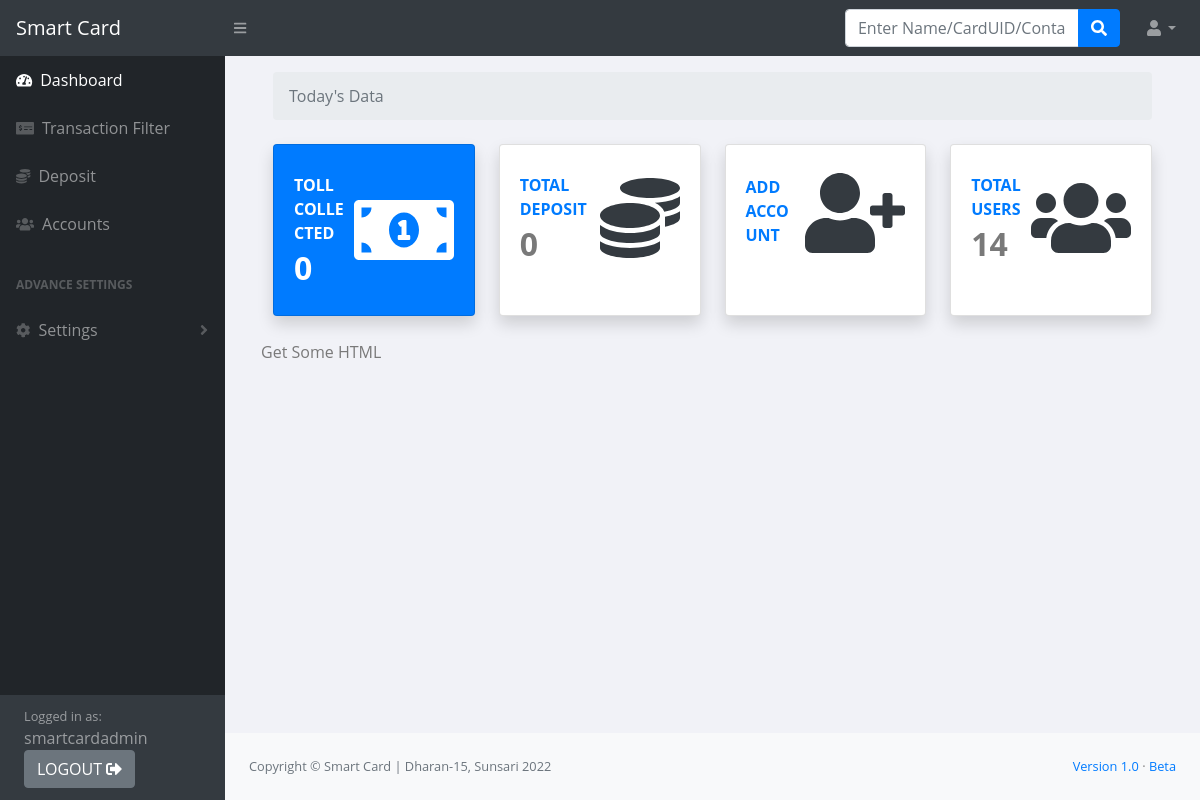
The app's page / (signed in) with its own data.
### account/models.py (models this page shows)
class Settings(models.Model):
    organization_name = models.CharField(max_length=200)
    organization_address = models.CharField(max_length=200)
    toll_amount = models.DecimalField(max_digits=10,decimal_places=2,default=0)

### account/views.py (the view)
# urls.py: path('',views.index,name='index'),
@login_required(login_url='account:admin-login')
def index(request):
    print("TODAY DATE".format(str(date.today())))
    print(date.today())
    '''todays data'''
    total_debit_transaction_today = Transaction.objects.filter(type='toll-debit',date = date.today()).aggregate(Sum('amount'))['amount__sum']
    total_deposit_transaction_today = Transaction.objects.filter(type='deposit',date = date.today()).aggregate(Sum('amount'))['amount__sum']
    total_users = Account.objects.all().count()
    print(total_debit_transaction_today)
    context = {
        'index_page':True,
        'total_debit_today':total_debit_transaction_today,
        'total_deposit_today':total_deposit_transaction_today,
        'total_users':total_users,
    }
    return render(request,'dashboard/home.html',context)

### account/context_processors.py (called while the page is built)
def get_context(request):
    settings_object,created = Settings.objects.get_or_create(id=1,defaults={'organization_name':'SMART CARD NEPAL','organization_address':'Dharan,Sunsari','toll_amount':100})
    context = {
        'settings':settings_object
    }
    return context

### account/templates/dashboard/home.html (shortened to what this page needs)
{% extends 'base.html' %}
{%block content%}
<div class="container-fluid px-4">
    <ol class="breadcrumb mb-4">
        <li class="breadcrumb-item active">Today's Data</li>
    </ol>
    <div class="row">
        <div class="col-xl-3 col-md-6 mb-4">
            <div class="card border-left-primary shadow h-100 py-2 bg-primary">
                <div class="card-body">
                    <div class="row no-gutters align-items-center">
                        <div class="col mr-2">
                            <div class="text-lg font-weight-bold text-white text-uppercase mb-1">
                                TOLL COLLECTED</div>
                            <div class="h2 mb-0 font-weight-bold text-white">{% if total_debit_today %}{{total_debit_today}} {%else%}0{%endif%}</div>
                        </div>
                        <div class="col-auto">
                            <i class="fas fa-money-bill-alt fa-5x text-white"></i>
                        </div>
                    </div>
                </div>
            </div>
        </div>
        <div class="col-xl-3 col-md-6 mb-4">
            <div class="card border-left-primary shadow h-100 py-2">
                <div class="card-body">
                    <div class="row no-gutters align-items-center">
                        <div class="col mr-2">
                            <div class="text-lg font-weight-bold text-primary text-uppercase mb-1">
                                TOTAL DEPOSIT</div>
                            <div class="h2 mb-0 font-weight-bold text-gray-800">{% if total_deposit_today %}{{total_deposit_today}}{%else%} 0 {%endif%}</div>
                        </div>
                        <div class="col-auto">
                            <i class="fas fa-coins fa-5x text-dark"></i>
                        </div>
                    </div>
                </div>
            </div>
        </div>
        <div class="col-xl-3 col-md-6 mb-4">
            <div class="card border-left-primary shadow h-100 py-2">
                <div class="card-body">
                    <div class="row no-gutters align-items-center">
                        <div class="col mr-2">
                            <div class="text-lg font-weight-bold text-primary text-uppercase mb-1">
                                ADD ACCOUNT</div>
                        </div>
                        <div class="col-auto">
                            <i class="fas fa-user-plus fa-5x text-dark"></i>
                        </div>
                    </div>
                </div>
            </div>
        </div>
        <div class="col-xl-3 col-md-6 mb-4">
            <div class="card border-left-primary shadow h-100 py-2">
                <div class="card-body">
                    <div class="row no-gutters align-items-center">
                        <div class="col mr-2">
                            <div class="text-lg font-weight-bold text-primary text-uppercase mb-1">
                                TOTAL USERS</div>
                            <div class="h2 mb-0 font-weight-bold text-gray-800">{{total_users}}</div>
                        </div>
                        <div class="col-auto">
                            <i class="fas fa-users fa-5x text-dark"></i>
                        </div>
                    </div>
                </div>
            </div>
        </div>
    </div>
    <div class="row">
        <div hx-get="{% url 'account:transaction-partial' %}?type=&card_uid=&account=&start_date=&end_date=&date_range=today" hx-trigger="load" hx-swap="innerHTML">Get Some HTML</div>
    </div>
</div>
{%endblock%}

### templates/base.html (shortened to what this page needs)
{% load static %}
<!DOCTYPE html>
<html lang="en">
    <head>
        <link href="{% static 'dashboard/css/styles.css' %}" rel="stylesheet" />
        <link rel="stylesheet" href="{% static 'dashboard/css/customcss.css' %}">
    </head>
    <body class="sb-nav-fixed">
        <nav class="sb-topnav navbar navbar-expand navbar-dark bg-dark">
            <a class="navbar-brand" href="{% url 'account:index' %}">{{settings.organization_name}}<br></a>
            <button class="btn btn-link btn-sm order-1 order-lg-0" id="sidebarToggle" href="#"><i class="fas fa-bars"></i></button>
            <form action='{% url 'account:search-account' %}' class=" d-md-inline-block form-inline ml-auto mr-0 mr-md-3 my-2 my-md-0">
                <div class="input-group">
                    <input class="form-control" name='query' type="text" placeholder="Enter Name/CardUID/Contact" {%if index_page %}autofocus{%endif%} aria-label="Search" aria-describedby="basic-addon2" />
                    <div class="input-group-append">
                        <button class="btn btn-primary" type="submit"><i class="fas fa-search"></i></button>
                    </div>
                </div>
            </form>
            <ul class="navbar-nav ml-auto ml-md-0">
                <li class="nav-item dropdown">
                    <a class="nav-link dropdown-toggle" id="userDropdown" href="#" role="button" data-toggle="dropdown" aria-haspopup="true" aria-expanded="false"><i class="fas fa-user fa-fw"></i></a>
                </li>
            </ul>
        </nav>
        <div id="layoutSidenav">
            <div id="layoutSidenav_nav">
                <nav class="sb-sidenav accordion sb-sidenav-dark" id="sidenavAccordion">
                    <div class="sb-sidenav-menu">
                        <div class="nav">
                            <a class="nav-link {%if index_page %} active {%endif%}" href="{% url 'account:index' %}">
                                <div class="sb-nav-link-icon"><i class="fas fa-tachometer-alt "></i></div>
                                Dashboard
                            </a>
                            <a class="nav-link {%if transaction_page %} active {%endif%}" href="{% url 'account:transaction-filter' %}?date_range=today">
                                <div class="sb-nav-link-icon"><i class="fas fa-money-check-alt "></i></div>
                                Transaction Filter
                            </a>
                            <a class="nav-link {%if deposit_page %} active {%endif%}" href="{% url 'account:help-deposit' %}">
                                <div class="sb-nav-link-icon"><i class="fas fa-coins "></i></div>
                                Deposit
                            </a>
                            <a class="nav-link {%if account_page %} active {%endif%}" href="{% url 'account:account-filter' %}">
                                <div class="sb-nav-link-icon"><i class="fas fa-users "></i></div>
                                Accounts
                            </a>
                            <div class="sb-sidenav-menu-heading">Advance Settings</div>
                            <a class="nav-link collapsed {%if settings_page %} active {%endif%}" href="#" data-toggle="collapse" data-target="#collapseLayouts" aria-expanded="false" aria-controls="collapseLayouts">
                                <div class="sb-nav-link-icon"><i class="fas fa-cog"></i></div>
                                Settings
                                <div class="sb-sidenav-collapse-arrow"><i class="fas fa-angle-down"></i></div>
                            </a>
                        </div>
                    </div>
                    <div class="sb-sidenav-footer">
                        <div class="col">
                            <div class="small">Logged in as:</div>
                        {{request.user}}
                        <div>
                            <a class='btn btn-secondary' href="{% url 'account:admin-logout' %}">LOGOUT <i class="fas fa-sign-out-alt"></i></a>
                        </div>
                        </div>
                    </div>
                </nav>
            </div>
            <div id="layoutSidenav_content">
                <main>
                    <div class="container-fluid">
                        {%block content%}
                        {%endblock%}
                   </div>
                </main>
                <footer class="py-4 bg-light mt-auto">
                    <div class="container-fluid">
                        <div class="d-flex align-items-center justify-content-between small">
                            <div class="text-muted">Copyright &copy; {{settings.organization_name}} | {{settings.organization_address}} 2022</div>
                            <div>
                                <a href="#">Version 1.0</a>
                                &middot;
                                <a href="#">Beta</a>
                            </div>
                        </div>
                    </div>
                </footer>
            </div>
        </div>
    </body>
</html>

### static/dashboard/css/customcss.css (style rules this page uses)
body { color: #797979; background: #f1f2f7; font-family: 'Open Sans', sans-serif; padding: 0px !important; margin: 0px !important; text-rendering: optimizeLegibility; -webkit-font-smoothing: antialiased; -moz-font-smoothing: antialiased; }

### records on screen
Settings: organization_name "Smart Card", organization_address "Dharan-15, Sunsari"

### other values on screen
{{ request.user }} "smartcardadmin"
{{ total_users }} "14"
